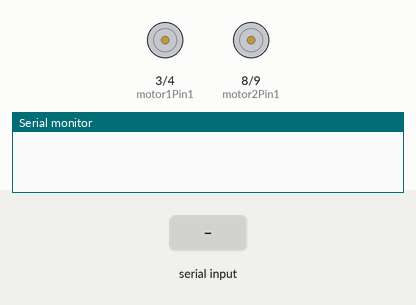
This sketch was run on a simulated Arduino Uno, built with avr-gcc and run on an emulated ATmega328P. Shown: motor-driver pin pairs drawn as motors (green arrow = first pin HIGH = forward, orange = second pin HIGH = backward, longer = more drive, scaled by the enable pin), the last lines printed to the serial monitor. The test bench sets the inputs (shaded band).

Above: at 1.2 s.
1.3 s: "90,45\n" received over Serial
2.8 s: "30,150\n" received over Serial
At 3.4 s:
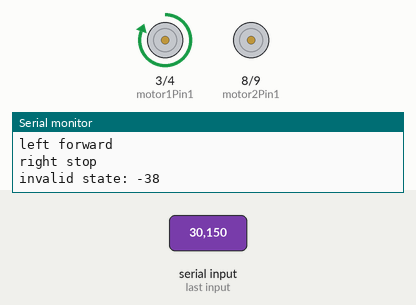
4.3 s: "4\n" received over Serial
At 5.5 s:
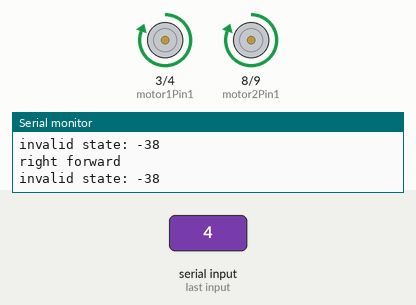
5.8 s: "3\n" received over Serial
At 6.7 s:
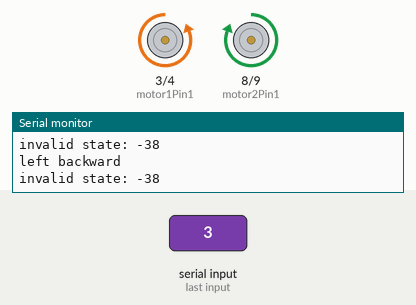
7.3 s: "1\n" received over Serial
At 7.9 s:
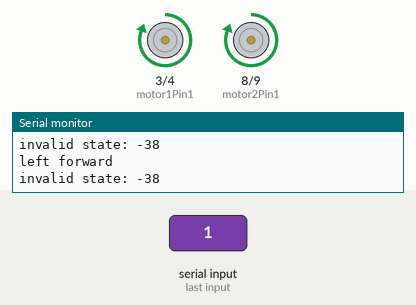
8.8 s: "5\n" received over Serial
At 10.2 s:
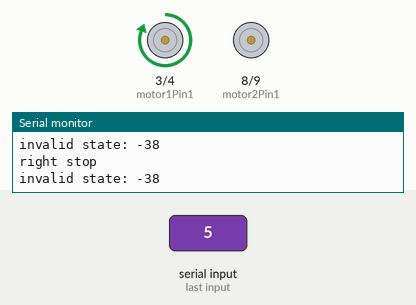
Timing chart, 0 to 11.3 s (numbered marks = the images above; inputs shaded):
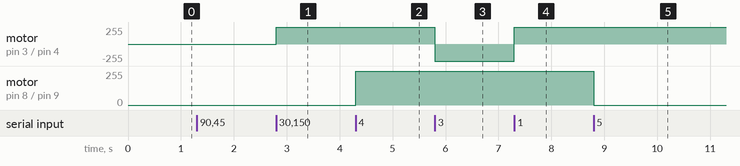

The sketch:

SerialCommunication.ino
```cpp
int motor1Pin1 = 3; // pin 2 on L293D IC
int motor1Pin2 = 4; // pin 7 on L293D IC
int enable1Pin = 6; // pin 1 on L293D IC
int motor2Pin1 = 8; // pin 10 on L293D IC
int motor2Pin2 = 9; // pin 15 on L293D IC
int enable2Pin = 11; // pin 9 on L293D IC
int state;
bool act;
void setup() {
  // sets the pins as outputs:
  pinMode(motor1Pin1, OUTPUT);
  pinMode(motor1Pin2, OUTPUT);
  pinMode(enable1Pin, OUTPUT);
  pinMode(motor2Pin1, OUTPUT);
  pinMode(motor2Pin2, OUTPUT);
  pinMode(enable2Pin, OUTPUT);
  // sets enable1Pin and enable2Pin high so that motor can turn on:
  digitalWrite(enable1Pin, HIGH);
  digitalWrite(enable2Pin, HIGH);
  // initialize serial communication at 9600 bits per second:
  Serial.begin(9600);
  act = false;
}

void loop() {
  //if some data is sent, reads it and saves in state
  if ((Serial.available() > 0) && !act)  {
    state = Serial.read();
    state = state - 48;
    act = true;
  }

  if (act) {
    switch (state) {
      case 1: //left forward
        digitalWrite(motor1Pin1, HIGH);
        digitalWrite(motor1Pin2, LOW);
        Serial.println("left forward");
        act = false;
        break;
      case 2: //left stop
        digitalWrite(motor1Pin1, LOW);
        digitalWrite(motor1Pin2, LOW);
        Serial.println("left stop");
        act = false;
        break;
      case 3: //left backward
        digitalWrite(motor1Pin1, LOW);
        digitalWrite(motor1Pin2, HIGH);
        Serial.println("left backward");
        act = false;
        break;
      case 4: //right forward
        digitalWrite(motor2Pin1, HIGH);
        digitalWrite(motor2Pin2, LOW);
        Serial.println("right forward");
        act = false;
        break;
      case 5: //right stop
        digitalWrite(motor2Pin1, LOW);
        digitalWrite(motor2Pin2, LOW);
        Serial.println("right stop");
        act = false;
        break;
      case 6: //right backward
        digitalWrite(motor2Pin1, LOW);
        digitalWrite(motor2Pin2, HIGH);
        Serial.println("right backward");
        act = false;
        break;
      default:
        if (state != 0) {
          Serial.print("invalid state: ");
          Serial.println(state);
        }
        act = false;
        break;
    }
  }
}
```

Measured:
- after the input at 2.8 s, motor on pin 3 (motor1Pin1) / pin 4 (motor1Pin2): stopped → forward 255/255 at once
- after the input at 4.3 s, motor on pin 8 (motor2Pin1) / pin 9 (motor2Pin2): stopped → forward 255/255 at once
- after the input at 5.8 s, motor on pin 3 (motor1Pin1) / pin 4 (motor1Pin2): forward 255/255 → backward 255/255 at once
- after the input at 7.3 s, motor on pin 3 (motor1Pin1) / pin 4 (motor1Pin2): backward 255/255 → forward 255/255 at once
- after the input at 8.8 s, motor on pin 8 (motor2Pin1) / pin 9 (motor2Pin2): forward 255/255 → stopped at once
